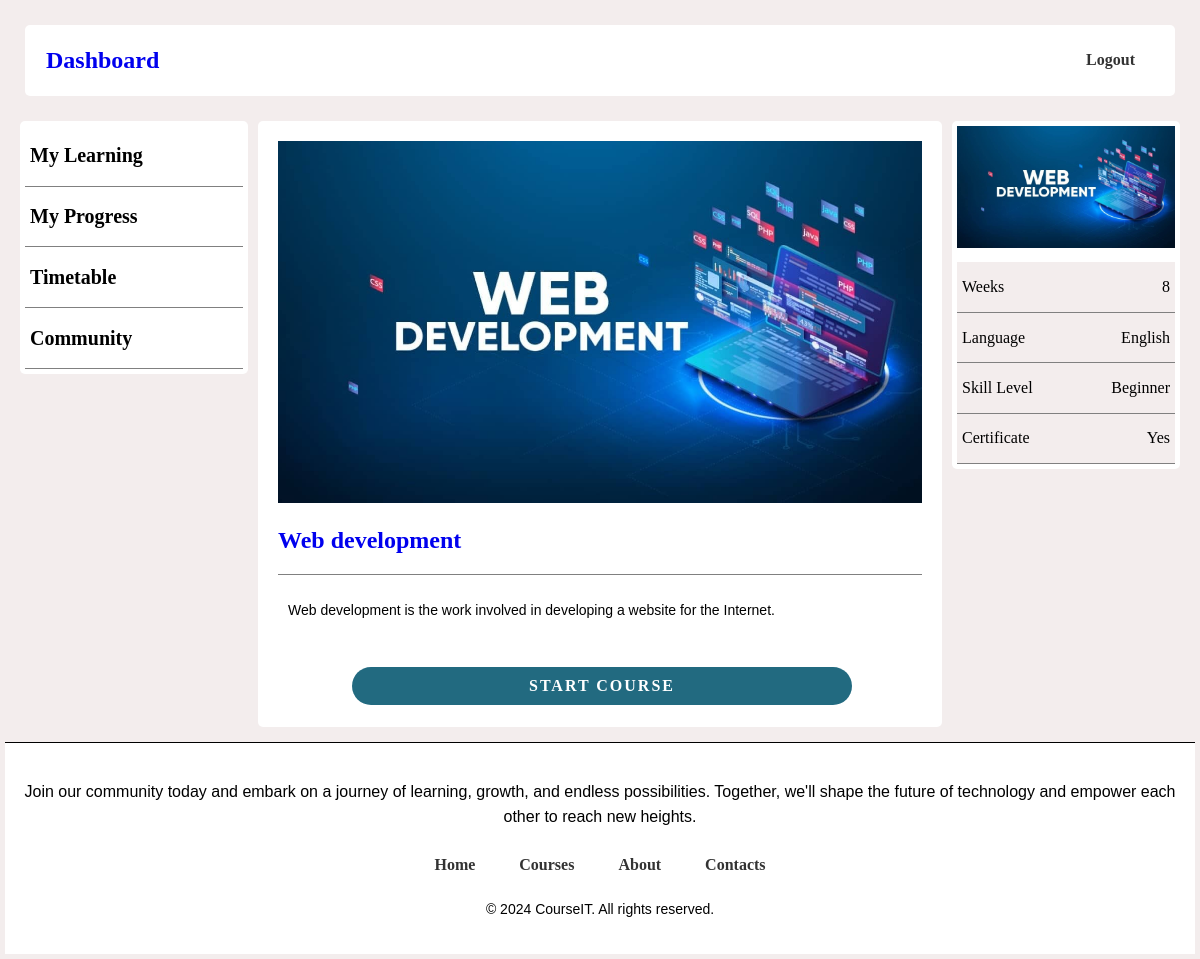
The app's page /course/1/ with its own data.
### index/models.py (models this page shows, shortened)
class Course (models.Model):
    title = models.CharField(max_length=200)
    description = models.TextField()
    image = models.ImageField(upload_to='images/', default='img1.png')

### index/views.py (the view)
# urls.py: path("course/<int:pk>/", views.CourseDetailView.as_view(), name="course_detail"),
class CourseDetailView(DetailView):
    model = Course
    template_name = "index/course_detail.html"

### index/templates/index/course_detail.html (shortened to what this page needs)
{%load static%}
<!DOCTYPE html>
<html lang="en">
<head>
    <link rel="stylesheet" href="{% static 'css/styles.css' %}">
</head>
    <body>
        <div class="nav-bar">
            <div class="header">
                <div class="div1">
                    <h2><a style="text-decoration: none;"href="{% url 'dashboard' %}">Dashboard</a></h2>
                </div>
                <div>
                    <nav>
                        <a href="{% url 'sign-out' %}">Logout</a>
                    </nav>
                </div>
            </div>
        </div>
        <div class="content-div">
            <div class="side-bar">
                <div>
                    <div class="side-bar-divs">
                        <h1>My Learning</h1>
                    </div>
                    <div class="side-bar-divs">
                        <h1>My Progress</h1>
                    </div>
                    <div class="side-bar-divs">
                        <h1>Timetable</h1>
                    </div>
                    <div class="side-bar-divs">
                        <h1>Community</h1>
                    </div>
                </div>
            </div>
            <div class="cos-detail">
                <div class="content">
                    <div class="post-entry">
                        <div>
                            <img src="{{ course.image.url }}" width="100%">
                        </div>
                        <div class="course-title">
                            <h2 class="post-title" ><a style="text-decoration: none;" href="{% url 'course_detail' course.pk %}">{{ course.title }}</a></h2>
                        </div>
                        <div class="course-desc">
                            <p>{{ course.description }}</p>
                        </div>
                        <div class="view-cos">
                            <a class="get-started-btn" href="{% url 'course_detail' course.pk %}">Start Course</a>
                        </div>
                    </div>
                </div>
            </div>
            <div class="more-info">
                <div>
                    <img src="{{ course.image.url }}" width="100%">
                </div>
                <div>
                    <div class="more-info-divs">
                        <h1>Weeks</h1>
                        <h1>8</h1>
                    </div>
                    <div class="more-info-divs">
                        <h1>Language</h1>
                        <h1>English</h1>
                    </div>
                    <div class="more-info-divs">
                        <h1>Skill Level</h1>
                        <h1>Beginner</h1>
                    </div>
                    <div class="more-info-divs">
                        <h1>Certificate</h1>
                        <h1>Yes</h1>
                    </div>
                </div>
            </div>
        </div>
        <footer>
            <div>
                <p>Join our community today and embark on a journey of learning, growth, and endless possibilities. Together, we'll shape the future of technology and empower each other to reach new heights.</p>
            </div>
            <div class="footer-nav">
                <div>
                    <nav>
                        <a href="index.html">Home</a>
                        <a href="courses.html">Courses</a>
                        <a href="about.html">About</a>
                        <a href="contacts.html">Contacts</a>
                    </nav>
                </div>
                <div class="copyright-info">
                    <p>&copy; 2024 CourseIT. All rights reserved.</p>
                </div>
            </div>
        </footer>
    </body>
</html>

### index/static/css/styles.css (style rules this page uses)
body { justify-content: center; align-items: center; background: hsl(0, 19%, 94%); margin: 5px; }
.content { display: flex; flex-wrap: wrap; justify-content: center; align-items: center; margin-bottom: 50px; margin: 0 auto; padding-bottom: 10px; }
.content-div { height: 100%; display: flex; padding: 0 10px 10px 10px; }
.content-div .side-bar { height: 100%; width: 20%; margin: 5px; border-radius: 5px; background-color: white; }
.content-div .side-bar div { padding: 5px; }
.side-bar-divs { border-bottom: solid gray; border-width: 1px; display: flex; justify-content: space-between; padding: 5px; }
.content-div .side-bar div h1 { font-size: 20px; font-weight: 600; }
.content-div .cos-detail { width: 60%; height: 100%; margin: 5px; border-radius: 5px; background-color: white; }
.content-div .cos-detail .content { padding: 20px; }
.content-div .more-info { width: 20%; height: 100%; margin: 5px; border-radius: 5px; background-color: white; display: flex; flex-direction: column; }
.content-div .more-info div { padding: 5px; }
.more-info-divs { border-bottom: solid gray; border-width: 1px; display: flex; justify-content: space-between; background-color: hsl(0, 19%, 94%); padding: 5px; }
.content-div .more-info div h1 { font-size: 16px; font-weight: 400; }
.course-desc { font-size: 14px; border-top: solid 1px gray; height: 90px; }
.view-cos { margin: 2px; width: 100%; display: flex; justify-content: center; }
.get-started-btn { text-decoration: none; color: #ffffff; background: #226A80; text-transform: uppercase; font-weight: 700; letter-spacing: 2px; padding: 10px 25px; border-radius: 30px; transition: 0.3s; transition-property: background-color; width: 70%; text-align: center; }
.nav-bar { margin: 0 auto; padding: 20px; }
.header { display: flex; justify-content: space-between; align-items: center; padding: 1px 20px; background-color: white; border-radius: 5px; }
.div1 { padding: 1px; border-radius: 5px; }
nav a { position: relative; font-size: 1.1 rem; font-weight: bolder; color: #333; text-decoration: none; padding: 6px 20px; transition: .5s; justify-content: center; align-items: center; font-weight: bolder; }
footer { background-color: #ffffff; border-top: solid 1px #000000; padding: 10px 0; text-align: center; align-items: center; }
.copyright-info { flex: 1; padding-left: 0px; }
.copyright-info p { font-size: 14px; }
p { color: #000000; line-height: 1.6; padding: 10px; font-family: Arial, sans-serif; }

### records on screen
Course: image (picture), title "Web development", description "Web development is the work involved in developing a website for the Internet."
